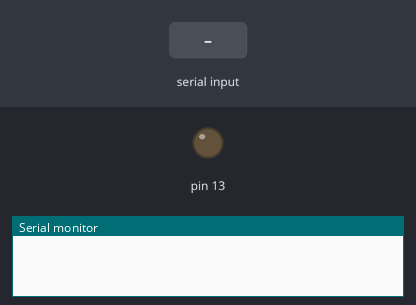
A sketch run on a simulated Arduino Uno, built with avr-gcc and run on an emulated ATmega328P. Parts: output pins drawn as LEDs (lit = HIGH), the last lines printed to the serial monitor. The test bench sets the inputs (shaded band).

Above: at 1.2 s.
1.3 s: "3\n" received over Serial
At 2.1 s:
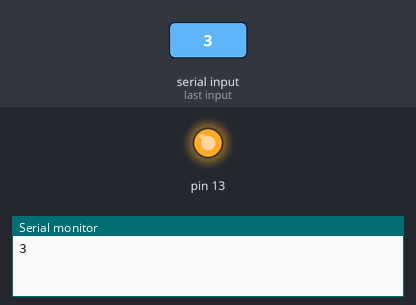
2.8 s: "90,45\n" received over Serial
At 3.2 s:
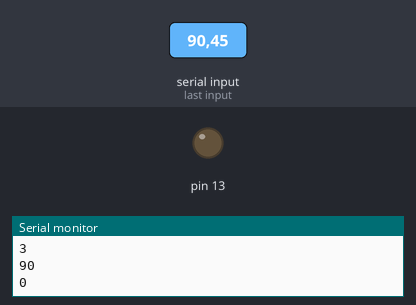
Timing chart, 0 to 5.8 s (numbered marks = the images above; inputs shaded):
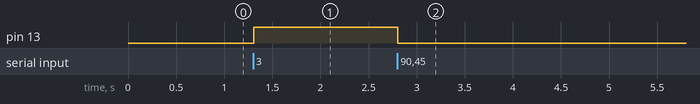

Measured:
- after the input at 1.3 s, pin 13: LOW → HIGH at once
- after the input at 2.8 s, pin 13: HIGH → LOW at once

The sketch:

Serial_Type_Testing.pde
```cpp
int inMsg;

// Parsing
int stringToInt(String s){
  int l = s.length();
  int num;
  if (l < 1){num= -1;}
  else {
    num = 1;

    for(int i = 0; i<l; i++){
      switch(s[i]){
        case (int)'0':
         num = num*(10^i) + 0;
         break;
        case (int)'1':
         num = num*(10^i) + 1;
         break;
        case (int)'2':
         num = num*(10^i) + 2;
         break;
        case (int)'3':
         num = num*(10^i) + 3;
         break;
        case (int)'4':
         num = num*(10^i) + 4;
         break;
        case (int)'5':
         num = num*(10^i) + 5;
         break;
        case (int)'6':
         num = num*(10^i) + 6;
         break;
        case (int)'7':
         num = num*(10^i) + 7;
         break;
        case (int)'8':
         num = num*(10^i) + 8;
         break;
        case (int)'9':
         num = num*(10^i) + 9;
         break;
        default:
          Serial.println("Character is not a number");
          return -1;
       }
    }
  }
  return num;
}

int serReadInt()
{
 int i, serAva;                           // i is a counter, serAva hold number of serial available
 char inputBytes [7];                 // Array hold input bytes
 char * inputBytesPtr = &inputBytes[0];  // Pointer to the first element of the array

 if (Serial.available()>0)            // Check to see if there are any serial input
 {
   delay(5);                              // Delay for terminal to finish transmitted
                                              // 5mS work great for 9600 baud (increase this number for slower baud)
   serAva = Serial.available();  // Read number of input bytes
   for (i=0; i<serAva; i++)       // Load input bytes into array
     inputBytes[i] = Serial.read();
   inputBytes[i] =  '\0';             // Put NULL character at the end
   return atoi(inputBytesPtr);    // Call atoi function and return result
 }
 else
   return -1;                           // Return -1 if there is no input
}


void setup(){
  Serial.begin(9600);
  pinMode(13,OUTPUT);
}

void loop(){
    inMsg = serReadInt();
    if(inMsg > -1){
      Serial.println(inMsg);
      if (inMsg == 3){digitalWrite(13,HIGH);}
      else {digitalWrite(13,LOW);}
    }


}
```
